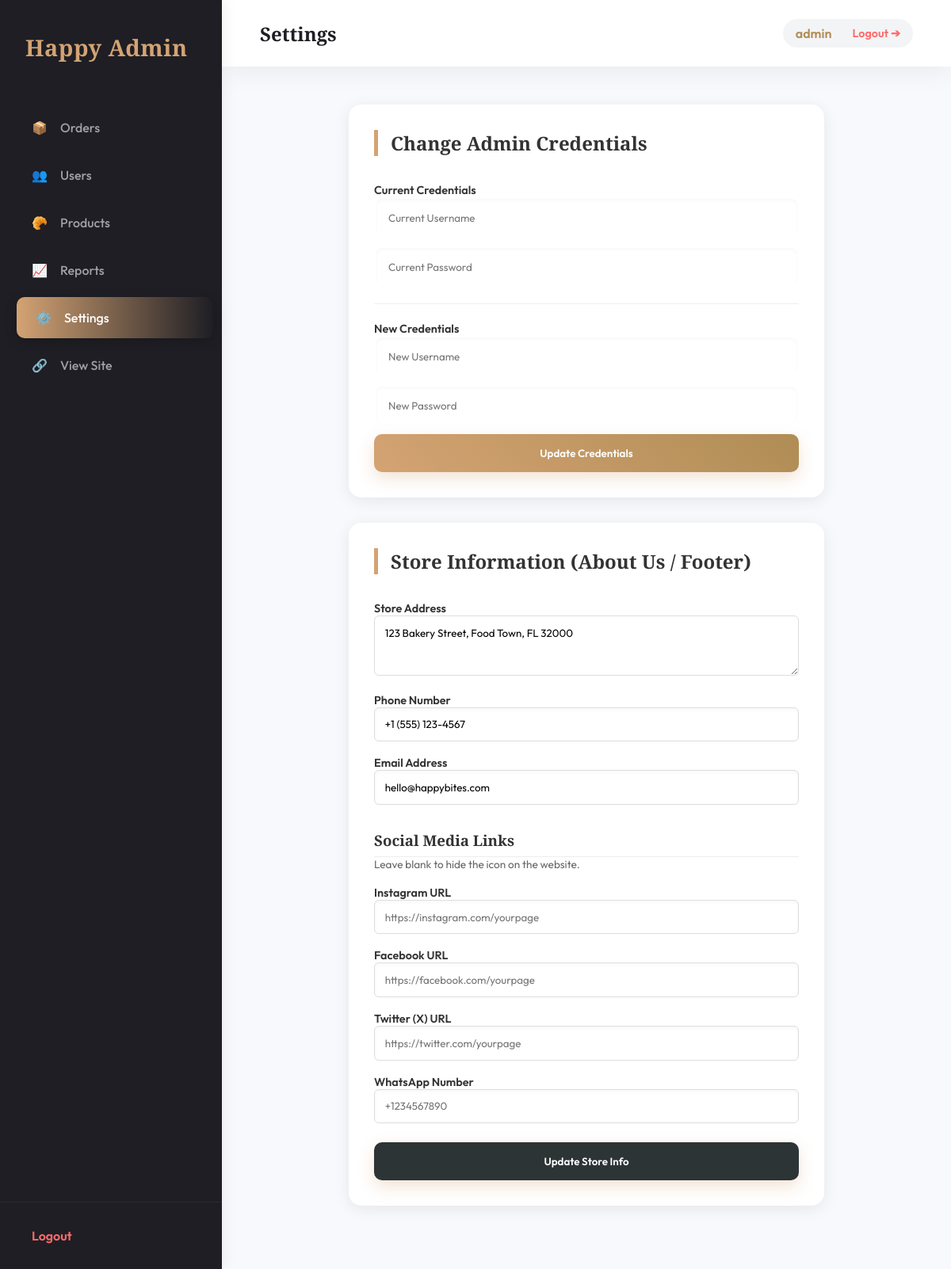
Page /admin/settings (signed in) on the earlier database version.
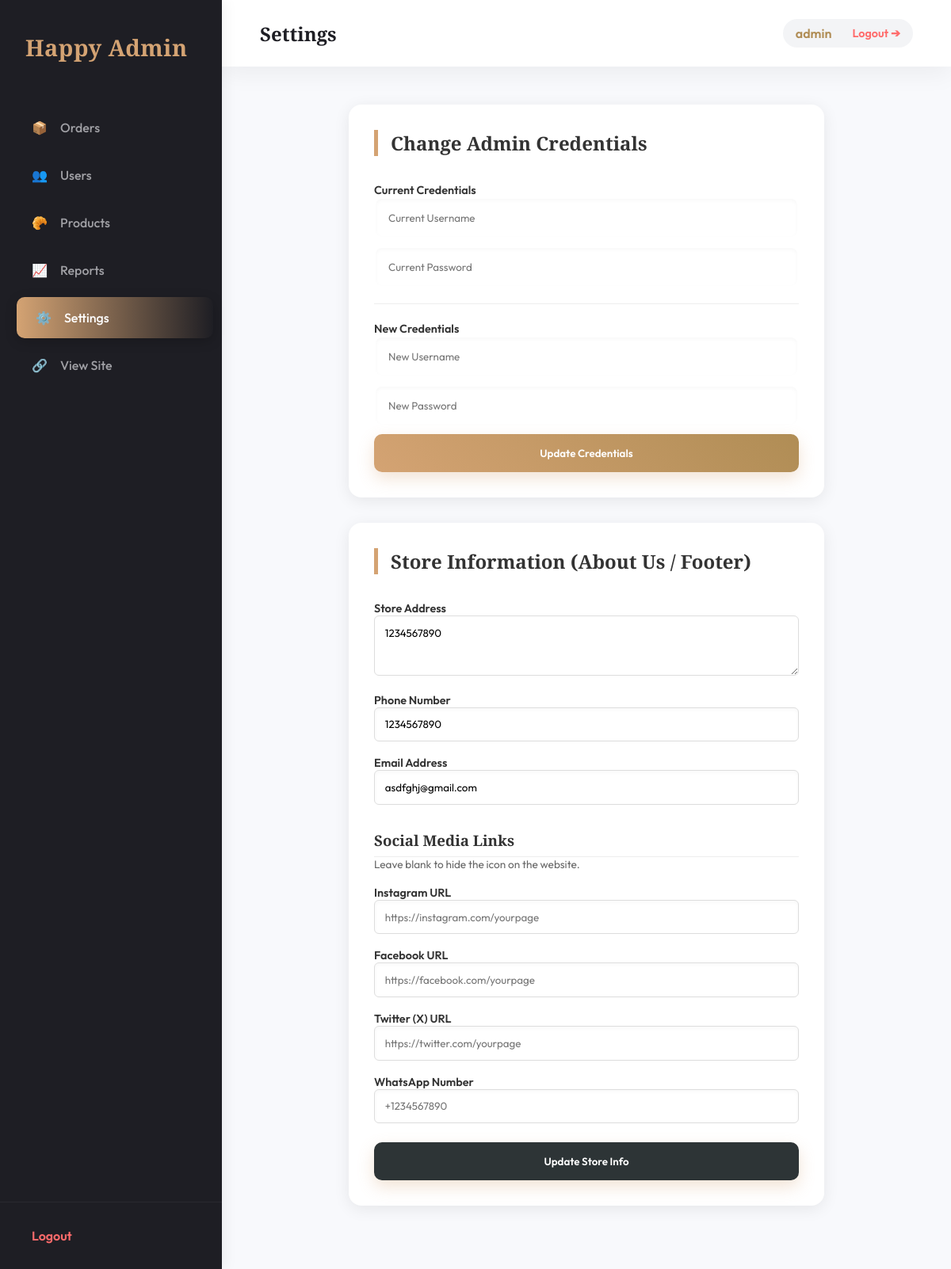
Same page on the later database version.
### app.py (models this page shows)
class StoreSettings(db.Model):
    id = db.Column(db.Integer, primary_key=True)
    address = db.Column(db.Text, nullable=False, default='123 Bakery Street, Food Town, FL 32000')
    phone = db.Column(db.String(20), nullable=False, default='+1 (555) 123-4567')
    email = db.Column(db.String(120), nullable=False, default='hello@happybites.com')
    instagram = db.Column(db.String(255), nullable=True)
    facebook = db.Column(db.String(255), nullable=True)
    twitter = db.Column(db.String(255), nullable=True)
    whatsapp = db.Column(db.String(20), nullable=True)

### app.py (the view, shortened to what this page needs)
@app.route('/admin/settings', methods=['GET', 'POST'])
def admin_settings():
    if not session.get('admin_logged_in'):
        return redirect(url_for('admin_login'))
    error = None
    success = None
    settings = StoreSettings.query.first()
    return render_template('admin_settings.html',
                         username=session.get('admin_username', 'admin'),
                         error=error,
                         success=success,
                         store_settings=settings)

### app.py (called while the page is built)
@app.context_processor
def inject_settings():
    settings = StoreSettings.query.first()
    if not settings:
        settings = StoreSettings()
        db.session.add(settings)
        db.session.commit()
    return dict(store_settings=settings)

### templates/admin_settings.html (shortened to what this page needs)
<!DOCTYPE html>
<html lang="en">
<head>
    <link rel="stylesheet" href="/static/admin.css">
</head>
<body>
    <div class="admin-layout">
        <aside class="sidebar">
            <div class="sidebar-brand">
                <h2>Happy Admin</h2>
            </div>
            <nav class="sidebar-nav">
                <a href="/admin">📦 <span>Orders</span></a>
                <a href="/admin/users">👥 <span>Users</span></a>
                <a href="/admin/products">🥐 <span>Products</span></a>
                <a href="/admin/reports">📈 <span>Reports</span></a>
                <a href="/admin/settings" class="active">⚙️ <span>Settings</span></a>
                <a href="/" target="_blank">🔗 <span>View Site</span></a>
            </nav>
            <div class="sidebar-footer">
                <a href="/admin/logout">Logout</a>
            </div>
        </aside>
        <main class="main-content">
            <header class="top-bar">
                <h1>Settings</h1>
                <div class="user-info">
                    <span>{{ username }}</span>
                    <a href="/admin/logout"
                        style="margin-left: 10px; color: #ff6b6b; font-size: 0.9em; text-decoration: none;">Logout ➔</a>
                </div>
            </header>
            <div class="dashboard-content">
                <div class="orders-section" style="max-width: 600px; margin: 0 auto; animation: fadeIn 0.5s ease;">
                    <h2>Change Admin Credentials</h2>
                    <form method="POST">
                        <div class="form-group">
                            <label>Current Credentials</label>
                            <input type="text" name="current_username" placeholder="Current Username" required
                                style="margin-bottom: 10px;">
                            <input type="password" name="current_password" placeholder="Current Password" required>
                        </div>
                        <hr style="border: 0; border-top: 1px solid #eee; margin: 20px 0;">
                        <div class="form-group">
                            <label>New Credentials</label>
                            <input type="text" name="new_username" placeholder="New Username" required
                                style="margin-bottom: 10px;">
                            <input type="password" name="new_password" placeholder="New Password" required>
                        </div>
                        <button type="submit" class="btn-primary" style="width: 100%; margin-top: 10px;">Update
                            Credentials</button>
                    </form>
                </div>
                <div class="orders-section" style="max-width: 600px; margin: 2rem auto; animation: fadeIn 0.7s ease;">
                    <h2>Store Information (About Us / Footer)</h2>
                    <form method="POST">
                        <div class="form-group">
                            <label>Store Address</label>
                            <textarea name="address" rows="3" required
                                style="width: 100%; padding: 0.8rem; border: 1px solid #ddd; border-radius: 6px; font-family: inherit;">{{ store_settings.address }}</textarea>
                        </div>
                        <div class="form-group" style="margin-top: 1rem;">
                            <label>Phone Number</label>
                            <input type="text" name="phone" value="{{ store_settings.phone }}" required
                                style="width: 100%; padding: 0.8rem; border: 1px solid #ddd; border-radius: 6px;">
                        </div>
                        <div class="form-group" style="margin-top: 1rem;">
                            <label>Email Address</label>
                            <input type="email" name="email" value="{{ store_settings.email }}" required
                                style="width: 100%; padding: 0.8rem; border: 1px solid #ddd; border-radius: 6px;">
                        </div>
                        <h3 style="margin-top: 2rem; border-bottom: 1px solid #eee; padding-bottom: 0.5rem;">Social
                            Media Links</h3>
                        <p style="font-size: 0.85rem; color: #666; margin-bottom: 1rem;">Leave blank to hide the icon on
                            the website.</p>
                        <div class="form-group" style="margin-top: 1rem;">
                            <label>Instagram URL</label>
                            <input type="url" name="instagram" value="{{ store_settings.instagram or '' }}"
                                placeholder="https://instagram.com/yourpage"
                                style="width: 100%; padding: 0.8rem; border: 1px solid #ddd; border-radius: 6px;">
                        </div>
                        <div class="form-group" style="margin-top: 1rem;">
                            <label>Facebook URL</label>
                            <input type="url" name="facebook" value="{{ store_settings.facebook or '' }}"
                                placeholder="https://facebook.com/yourpage"
                                style="width: 100%; padding: 0.8rem; border: 1px solid #ddd; border-radius: 6px;">
                        </div>
                        <div class="form-group" style="margin-top: 1rem;">
                            <label>Twitter (X) URL</label>
                            <input type="url" name="twitter" value="{{ store_settings.twitter or '' }}"
                                placeholder="https://twitter.com/yourpage"
                                style="width: 100%; padding: 0.8rem; border: 1px solid #ddd; border-radius: 6px;">
                        </div>
                        <div class="form-group" style="margin-top: 1rem;">
                            <label>WhatsApp Number</label>
                            <input type="text" name="whatsapp" value="{{ store_settings.whatsapp or '' }}"
                                placeholder="+1234567890"
                                style="width: 100%; padding: 0.8rem; border: 1px solid #ddd; border-radius: 6px;">
                        </div>
                        <button type="submit" class="btn-primary"
                            style="width: 100%; margin-top: 1.5rem; background: #2d3436;">Update Store Info</button>
                    </form>
                </div>
            </div>
        </main>
    </div>
</body>
</html>

### static/admin.css (style rules this page uses)
:root { --primary: #D4A373; --primary-dark: #b08d55; --secondary: #FEFAE0; --bg-dark: #1e1e24; --bg-light: #f3f4f6; --surface-white: #ffffff; --text-main: #333333; --text-muted: #888888; --danger: #ff6b6b; --success: #1dd1a1; --warning: #feca57; --info: #54a0ff; --shadow-soft: 0 10px 30px rgba(0, 0, 0, 0.05); --shadow-card: 0 4px 20px rgba(0, 0, 0, 0.08); --radius-lg: 16px; --radius-md: 10px; --transition: all 0.3s cubic-bezier(0.4, 0, 0.2, 1); --glass-bg: rgba(255, 255, 255, 0.7); --glass-border: 1px solid rgba(255, 255, 255, 0.5); --blur: blur(12px); --radius: 12px; --shadow: 0 4px 6px rgba(0, 0, 0, 0.1); }
* { margin: 0; padding: 0; box-sizing: border-box; font-family: 'Outfit', sans-serif; }
body { background-color: var(--bg-light); color: var(--text-main); overflow-x: hidden; }
h1, h2, h3, h4 { font-family: 'Playfair Display', serif; color: var(--text-main); }
a { transition: var(--transition); text-decoration: none; }
.form-group label { font-weight: 600; font-size: 0.9rem; color: var(--text-main); margin-bottom: 0.8rem; }
.form-group input { width: 100%; padding: 1rem; background: rgba(255, 255, 255, 0.8); border: 2px solid transparent; border-radius: var(--radius-md); box-shadow: inset 0 2px 5px rgba(0, 0, 0, 0.03); transition: var(--transition); }
.admin-layout { display: flex; min-height: 100vh; }
.sidebar { width: 280px; background: var(--bg-dark); color: var(--surface-white); display: flex; flex-direction: column; box-shadow: 5px 0 15px rgba(0, 0, 0, 0.05); z-index: 10; }
.sidebar-brand { padding: 2.5rem 2rem; display: flex; align-items: center; gap: 1rem; }
.sidebar-brand h2 { color: var(--primary); font-size: 1.8rem; letter-spacing: 0.5px; }
.sidebar-nav { flex: 1; padding: 1rem; display: flex; flex-direction: column; gap: 0.5rem; }
.sidebar-nav a { display: flex; align-items: center; gap: 1rem; padding: 1rem 1.5rem; color: #a0a0a5; border-radius: var(--radius-md); font-weight: 500; transition: all 0.3s cubic-bezier(0.25, 1, 0.5, 1); position: relative; overflow: hidden; }
.sidebar-nav a:hover, .sidebar-nav a.active { background: rgba(255, 255, 255, 0.1); color: var(--surface-white); transform: translateX(5px); }
.sidebar-nav a.active { background: linear-gradient(90deg, var(--primary) 0%, transparent 100%); box-shadow: 0 4px 15px rgba(0, 0, 0, 0.2); }
.sidebar-footer { padding: 1.5rem; border-top: 1px solid rgba(255, 255, 255, 0.05); }
.sidebar-footer a { color: #ff6b6b; font-weight: 600; display: flex; align-items: center; gap: 0.5rem; padding: 0.5rem 1rem; border-radius: var(--radius-md); transition: background 0.3s; }
.main-content { flex: 1; background-color: #f8f9fc; display: flex; flex-direction: column; height: 100vh; overflow-y: auto; }
.top-bar { background: var(--surface-white); padding: 1.5rem 3rem; display: flex; justify-content: space-between; align-items: center; box-shadow: var(--shadow-soft); position: sticky; top: 0; z-index: 5; }
.top-bar h1 { font-size: 1.5rem; font-weight: 700; color: var(--bg-dark); }
.user-info { display: flex; align-items: center; gap: 1rem; background: var(--bg-light); padding: 0.5rem 1rem; border-radius: 50px; font-weight: 600; color: var(--primary-dark); }
.dashboard-content { padding: 3rem; max-width: 1400px; margin: 0 auto; width: 100%; }
.orders-section { background: var(--surface-white); padding: 2rem; border-radius: var(--radius-lg); box-shadow: var(--shadow-card); animation: fadeIn 0.8s ease-out 0.3s backwards; }
.orders-section h2 { margin-bottom: 2rem; font-size: 1.5rem; padding-left: 1rem; border-left: 5px solid var(--primary); }
.btn-primary { background: linear-gradient(45deg, var(--primary), var(--primary-dark)); color: white; padding: 1rem 2rem; border-radius: var(--radius-md); box-shadow: 0 8px 20px rgba(212, 163, 115, 0.3); border: none; cursor: pointer; font-weight: 600; transition: all 0.3s; }

Differences in the rows shown:
changed StoreSettings: address "123 Bakery Street, Food Town, FL 32000" → "1234567890"; phone "+1 (555) 123-4567" → "1234567890"; email "hello@happybites.com" → "asdfghj@gmail.com"
